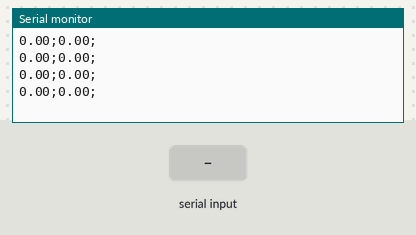
The sketch below on a simulated Arduino Uno, built with avr-gcc and run on an emulated ATmega328P. Shown: the last lines printed to the serial monitor. The test bench sets the inputs (shaded band).

Above: at 1.2 s.
1.3 s: "90,45\n" received over Serial
At 2.6 s:
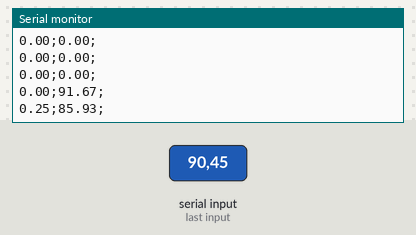
2.8 s: "30,150\n" received over Serial
At 4.4 s:
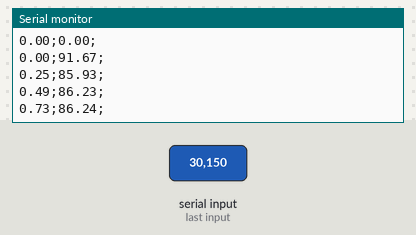
Timing chart, 0 to 5.9 s (numbered marks = the images above; inputs shaded):
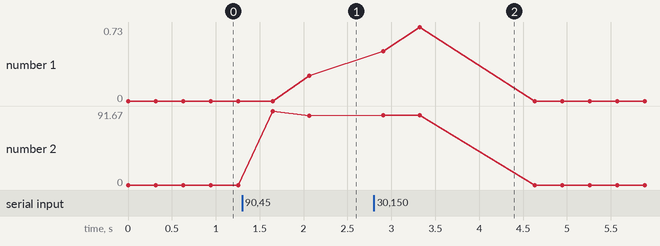

Measured:
- after the input at 1.3 s, the serial monitor: prints a new line after 0.35 s (image 1)
- after the input at 2.8 s, the serial monitor: prints a new line after 0.11 s (image 2)
- plotted number 1: 0 → 0.25 after the input at 1.3 s
- plotted number 2: 0 → 85.93 after the input at 1.3 s

The sketch:

fuzzy.ino
```cpp
#include <Fuzzy.h>
#include <math.h>
float PV=0; // inicializando o nível com zero
float Erro;
float DErro;
float PVanterior;
float Saida=0;
int setpoint=0;
int i=0;
int s=0;

Fuzzy *fuzzy = new Fuzzy();

// CONJUNTOS DA VARIÁVEL ERRO
FuzzySet *MN = new FuzzySet(-20, -20, -2, -1);
FuzzySet *PN = new FuzzySet(-2, -1, -1, 0);
FuzzySet *ZE = new FuzzySet(-1, 0, 0, 1);
FuzzySet *PP = new FuzzySet(0,1,1,2);
FuzzySet *MP = new FuzzySet(1, 2, 20, 20);

// CONJUNTOS DA VARIÁVEL DELTA ERRO
FuzzySet *MNd = new FuzzySet(-40, -40, -4, -2);
FuzzySet *PNd = new FuzzySet(-4, -2, -2, 0);
FuzzySet *ZEd = new FuzzySet(-2, 0, 0, 2);
FuzzySet *PPd = new FuzzySet(0,2,2,4);
FuzzySet *MPd = new FuzzySet(2, 4, 40, 40);

// CONJUNTOS DA VARIÁVEL POTÊNCIA DA BOMBA
FuzzySet *MB = new FuzzySet(0,0,0,25);
FuzzySet *B = new FuzzySet(0, 25, 25, 50);
FuzzySet *M = new FuzzySet(25, 50, 50, 75);
FuzzySet *A = new FuzzySet(50, 75, 75, 100);
FuzzySet *MA = new FuzzySet(75, 100, 100, 100);

void setup()
{
  Serial.begin(9600);
  //  VARIAVEL erro
  FuzzyInput *Erro = new FuzzyInput(1);
  Erro->addFuzzySet(MN);
  Erro->addFuzzySet(PN);
  Erro->addFuzzySet(ZE);
  Erro->addFuzzySet(PP);
  Erro->addFuzzySet(MP);
  fuzzy->addFuzzyInput(Erro);

  //  VARIAVEL delta erro
  FuzzyInput *DErro = new FuzzyInput(2);
  DErro->addFuzzySet(MNd);
  DErro->addFuzzySet(PNd);
  DErro->addFuzzySet(ZEd);
  DErro->addFuzzySet(PPd);
  DErro->addFuzzySet(MPd);
  fuzzy->addFuzzyInput(DErro);

  //  VARIAVEL saida
  FuzzyOutput *Saida = new FuzzyOutput(1);
  Saida->addFuzzySet(MB);
  Saida->addFuzzySet(B);
  Saida->addFuzzySet(M);
  Saida->addFuzzySet(A);
  Saida->addFuzzySet(MA);
  fuzzy->addFuzzyOutput(Saida);

  FuzzyRuleConsequent* thenSaidaMB = new FuzzyRuleConsequent();
  FuzzyRuleConsequent* thenSaidaB = new FuzzyRuleConsequent();
  FuzzyRuleConsequent* thenSaidaM = new FuzzyRuleConsequent();
  FuzzyRuleConsequent* thenSaidaA = new FuzzyRuleConsequent();
  FuzzyRuleConsequent* thenSaidaMA = new FuzzyRuleConsequent();

  // Building FuzzyRule "IF Erro=MN and DEerro = MN THEN saida = MA"
  FuzzyRuleAntecedent* ifErroMNAndDErroMNd = new FuzzyRuleAntecedent();
  ifErroMNAndDErroMNd->joinWithAND(MN,MNd);
  thenSaidaMA->addOutput(MA);
  FuzzyRule *fuzzyRule01 = new FuzzyRule(1, ifErroMNAndDErroMNd, thenSaidaMA);
  fuzzy->addFuzzyRule(fuzzyRule01);

  // Building FuzzyRule "IF Erro=PN and DEerro = MN THEN saida = MA"
  FuzzyRuleAntecedent* ifErroPNAndDErroMNd = new FuzzyRuleAntecedent();
  ifErroPNAndDErroMNd->joinWithAND(PN,MNd);
  thenSaidaMA->addOutput(MA);
  FuzzyRule *fuzzyRule02 = new FuzzyRule(2, ifErroPNAndDErroMNd, thenSaidaMA);
  fuzzy->addFuzzyRule(fuzzyRule02);

  // Building FuzzyRule "IF Erro=ZE and DEerro = MN THEN saida = A"
  FuzzyRuleAntecedent* ifErroZEAndDErroMNd = new FuzzyRuleAntecedent();
  ifErroZEAndDErroMNd->joinWithAND(ZE,MNd);
  thenSaidaA->addOutput(A);
  FuzzyRule *fuzzyRule03 = new FuzzyRule(3, ifErroZEAndDErroMNd, thenSaidaA);
  fuzzy->addFuzzyRule(fuzzyRule03);

  // Building FuzzyRule "IF Erro=PP and DEerro = MN THEN saida = M"
  FuzzyRuleAntecedent* ifErroPPAndDErroMNd = new FuzzyRuleAntecedent();
  ifErroPPAndDErroMNd->joinWithAND(PP,MNd);
  thenSaidaM->addOutput(M);
  FuzzyRule *fuzzyRule04 = new FuzzyRule(4, ifErroPPAndDErroMNd, thenSaidaM);
  fuzzy->addFuzzyRule(fuzzyRule04);

  // Building FuzzyRule "IF Erro=MP and DEerro = MN THEN saida = M"
  FuzzyRuleAntecedent* ifErroMPAndDErroMNd = new FuzzyRuleAntecedent();
  ifErroMPAndDErroMNd->joinWithAND(MP,MNd);
  thenSaidaM->addOutput(M);
  FuzzyRule *fuzzyRule05 = new FuzzyRule(5, ifErroMPAndDErroMNd, thenSaidaM);
  fuzzy->addFuzzyRule(fuzzyRule05);

  // Building FuzzyRule "IF Erro=MN and DEerro = PN THEN saida = MA"
  FuzzyRuleAntecedent* ifErroMNAndDErroPNd = new FuzzyRuleAntecedent();
  ifErroMNAndDErroPNd->joinWithAND(MN,PNd);
  thenSaidaMA->addOutput(MA);
  FuzzyRule *fuzzyRule06 = new FuzzyRule(6, ifErroMNAndDErroPNd, thenSaidaMA);
  fuzzy->addFuzzyRule(fuzzyRule06);

  // Building FuzzyRule "IF Erro=PN and DEerro = PN THEN saida = MA"
  FuzzyRuleAntecedent* ifErroPNAndDErroPNd = new FuzzyRuleAntecedent();
  ifErroPNAndDErroPNd->joinWithAND(PN,PNd);
  thenSaidaMA->addOutput(MA);
  FuzzyRule *fuzzyRule07 = new FuzzyRule(7, ifErroPNAndDErroPNd, thenSaidaMA);
  fuzzy->addFuzzyRule(fuzzyRule07);

  // Building FuzzyRule "IF Erro=ZE and DEerro = PN THEN saida = A"
  FuzzyRuleAntecedent* ifErroZEAndDErroPNd = new FuzzyRuleAntecedent();
  ifErroZEAndDErroPNd->joinWithAND(ZE,PNd);
  thenSaidaA->addOutput(A);
  FuzzyRule *fuzzyRule08 = new FuzzyRule(8, ifErroZEAndDErroPNd, thenSaidaA);
  fuzzy->addFuzzyRule(fuzzyRule08);

  // Building FuzzyRule "IF Erro=PP and DEerro = PN THEN saida = M"
  FuzzyRuleAntecedent* ifErroPPAndDErroPNd = new FuzzyRuleAntecedent();
  ifErroPPAndDErroPNd->joinWithAND(PP,PNd);
  thenSaidaM->addOutput(M);
  FuzzyRule *fuzzyRule09 = new FuzzyRule(9, ifErroPPAndDErroPNd, thenSaidaM);
  fuzzy->addFuzzyRule(fuzzyRule09);

  // Building FuzzyRule "IF Erro=MP and DEerro = PN THEN saida = B"
  FuzzyRuleAntecedent* ifErroMPAndDErroPNd = new FuzzyRuleAntecedent();
  ifErroMPAndDErroPNd->joinWithAND(MP,PNd);
  thenSaidaB->addOutput(B);
  FuzzyRule *fuzzyRule10 = new FuzzyRule(10, ifErroMPAndDErroPNd, thenSaidaB);
  fuzzy->addFuzzyRule(fuzzyRule10);

  // Building FuzzyRule "IF Erro=MN and DEerro = ZE THEN saida = MA"
  FuzzyRuleAntecedent* ifErroMNAndDErroZEd = new FuzzyRuleAntecedent();
  ifErroMNAndDErroZEd->joinWithAND(MN,ZEd);
  thenSaidaMA->addOutput(MA);
  FuzzyRule *fuzzyRule11 = new FuzzyRule(11, ifErroMNAndDErroZEd, thenSaidaMA);
  fuzzy->addFuzzyRule(fuzzyRule11);

  // Building FuzzyRule "IF Erro=PN and DEerro = ZE THEN saida = A"
  FuzzyRuleAntecedent* ifErroPNAndDErroZEd = new FuzzyRuleAntecedent();
  ifErroPNAndDErroZEd->joinWithAND(PN,ZEd);
  thenSaidaA->addOutput(A);
  FuzzyRule *fuzzyRule12 = new FuzzyRule(12, ifErroPNAndDErroZEd, thenSaidaA);
  fuzzy->addFuzzyRule(fuzzyRule12);

   // Building FuzzyRule "IF Erro=ZE and DEerro = ZE THEN saida = M"
  FuzzyRuleAntecedent* ifErroZEAndDErroZEd = new FuzzyRuleAntecedent();
  ifErroZEAndDErroZEd->joinWithAND(ZE,ZEd);
  thenSaidaM->addOutput(M);
  FuzzyRule *fuzzyRule13 = new FuzzyRule(13, ifErroZEAndDErroZEd, thenSaidaM);
  fuzzy->addFuzzyRule(fuzzyRule13);

   // Building FuzzyRule "IF Erro=PP and DEerro = ZE THEN saida = B"
  FuzzyRuleAntecedent* ifErroPPAndDErroZEd = new FuzzyRuleAntecedent();
  ifErroPPAndDErroZEd->joinWithAND(PP,ZEd);
  thenSaidaB->addOutput(B);
  FuzzyRule *fuzzyRule14 = new FuzzyRule(14, ifErroPPAndDErroZEd, thenSaidaB);
  fuzzy->addFuzzyRule(fuzzyRule14);

   // Building FuzzyRule "IF Erro=MP and DEerro = ZE THEN saida = MB"
  FuzzyRuleAntecedent* ifErroMPAndDErroZEd = new FuzzyRuleAntecedent();
  ifErroMPAndDErroZEd->joinWithAND(MP,ZEd);
  thenSaidaMB->addOutput(MB);
  FuzzyRule *fuzzyRule15 = new FuzzyRule(15, ifErroMPAndDErroZEd, thenSaidaMB);
  fuzzy->addFuzzyRule(fuzzyRule15);

  // Building FuzzyRule "IF Erro=MN and DEerro = PP THEN saida = A"
  FuzzyRuleAntecedent* ifErroMNAndDErroPPd = new FuzzyRuleAntecedent();
  ifErroMNAndDErroPPd->joinWithAND(MN,PPd);
  thenSaidaA->addOutput(A);
  FuzzyRule *fuzzyRule16 = new FuzzyRule(16, ifErroMNAndDErroPPd, thenSaidaA);
  fuzzy->addFuzzyRule(fuzzyRule16);

  // Building FuzzyRule "IF Erro=PN and DEerro = PP THEN saida = M"
  FuzzyRuleAntecedent* ifErroPNAndDErroPPd = new FuzzyRuleAntecedent();
  ifErroPNAndDErroPPd->joinWithAND(PN,PPd);
  thenSaidaM->addOutput(M);
  FuzzyRule *fuzzyRule17 = new FuzzyRule(17, ifErroPNAndDErroPPd, thenSaidaM);
  fuzzy->addFuzzyRule(fuzzyRule17);

  // Building FuzzyRule "IF Erro=ZE and DEerro = PP THEN saida = B"
  FuzzyRuleAntecedent* ifErroZEAndDErroPPd = new FuzzyRuleAntecedent();
  ifErroZEAndDErroPPd->joinWithAND(ZE,PPd);
  thenSaidaB->addOutput(B);
  FuzzyRule *fuzzyRule18 = new FuzzyRule(18, ifErroZEAndDErroPPd, thenSaidaB);
  fuzzy->addFuzzyRule(fuzzyRule18);

   // Building FuzzyRule "IF Erro=PP and DEerro = PP THEN saida = MB"
  FuzzyRuleAntecedent* ifErroPPAndDErroPPd = new FuzzyRuleAntecedent();
  ifErroPPAndDErroPPd->joinWithAND(PP,PPd);
  thenSaidaMB->addOutput(MB);
  FuzzyRule *fuzzyRule19 = new FuzzyRule(19, ifErroPPAndDErroPPd, thenSaidaMB);
  fuzzy->addFuzzyRule(fuzzyRule19);

   // Building FuzzyRule "IF Erro=MP and DEerro = PP THEN saida = MB"
  FuzzyRuleAntecedent* ifErroMPAndDErroPPd = new FuzzyRuleAntecedent();
  ifErroMPAndDErroPPd->joinWithAND(MP,PPd);
  thenSaidaMB->addOutput(MB);
  FuzzyRule *fuzzyRule20 = new FuzzyRule(20, ifErroMPAndDErroPPd, thenSaidaMB);
  fuzzy->addFuzzyRule(fuzzyRule20);

  // Building FuzzyRule "IF Erro=MN and DEerro = MP THEN saida = M"
  FuzzyRuleAntecedent* ifErroMNAndDErroMPd = new FuzzyRuleAntecedent();
  ifErroMNAndDErroMPd->joinWithAND(MN,MPd);
  thenSaidaM->addOutput(M);
  FuzzyRule *fuzzyRule21 = new FuzzyRule(21, ifErroMNAndDErroMPd, thenSaidaM);
  fuzzy->addFuzzyRule(fuzzyRule21);

  // Building FuzzyRule "IF Erro=PN and DEerro = MP THEN saida = M"
  FuzzyRuleAntecedent* ifErroPNAndDErroMPd = new FuzzyRuleAntecedent();
  ifErroPNAndDErroMPd->joinWithAND(PN,MPd);
  thenSaidaM->addOutput(M);
  FuzzyRule *fuzzyRule22 = new FuzzyRule(22, ifErroPNAndDErroMPd, thenSaidaM);
  fuzzy->addFuzzyRule(fuzzyRule22);

  // Building FuzzyRule "IF Erro=ZE and DEerro = MP THEN saida = B"
  FuzzyRuleAntecedent* ifErroZEAndDErroMPd = new FuzzyRuleAntecedent();
  ifErroZEAndDErroMPd->joinWithAND(ZE,MPd);
  thenSaidaB->addOutput(B);
  FuzzyRule *fuzzyRule23 = new FuzzyRule(23, ifErroZEAndDErroMPd, thenSaidaB);
  fuzzy->addFuzzyRule(fuzzyRule23);

  // Building FuzzyRule "IF Erro=PP and DEerro = MP THEN saida = MB"
  FuzzyRuleAntecedent* ifErroPPAndDErroMPd = new FuzzyRuleAntecedent();
  ifErroPPAndDErroMPd->joinWithAND(PP,MPd);
  thenSaidaMB->addOutput(MB);
  FuzzyRule *fuzzyRule24 = new FuzzyRule(24, ifErroPPAndDErroMPd, thenSaidaMB);
  fuzzy->addFuzzyRule(fuzzyRule24);

  // Building FuzzyRule "IF  Erro=MP and DEerro = MP THEN saida = MB"
  FuzzyRuleAntecedent* ifErroMPAndDErroMPd = new FuzzyRuleAntecedent();
  ifErroMPAndDErroMPd->joinWithAND(MP,MPd);
  thenSaidaMB->addOutput(MB);
  FuzzyRule *fuzzyRule25 = new FuzzyRule(25, ifErroMPAndDErroMPd, thenSaidaMB);
  fuzzy->addFuzzyRule(fuzzyRule25);
}


void loop()
{
  if(Serial.available() > 0){
    s = Serial.parseInt();

    if(s != setpoint){
      setpoint = s;
    }
  }

  if(setpoint == 0){
    Saida = 0;
    PV = 0;
    setpoint = 0;
    Erro = 0;
    Serial.println (String(PV)+";"+String(Saida)+";");
  }else{
    Erro=PV-setpoint;
    fuzzy->setInput(1, Erro);
    fuzzy->setInput(2, DErro);
    fuzzy->fuzzify();
    Saida = fuzzy->defuzzify(1);

    Serial.println (String(PV)+";"+String(Saida)+";");

    PVanterior=PV;
    PV=0.9954*PV+0.002763*Saida;
    DErro=PV-PVanterior;
    i=i+1;
  }

  Serial.flush();
  delay(300);
}
```
